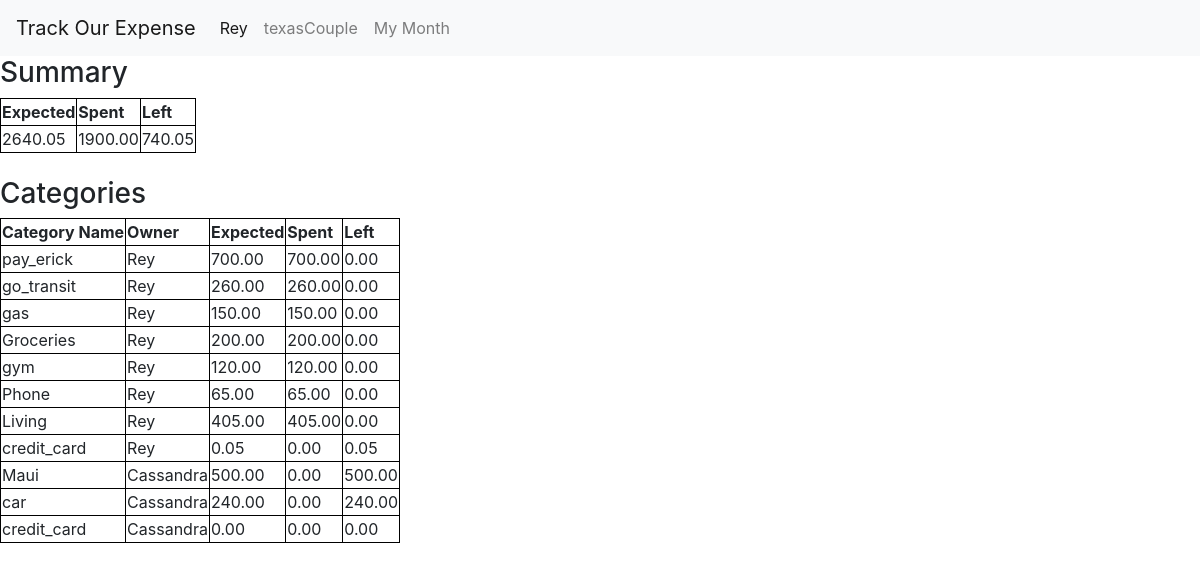
Before: /categories/group/1/1_2019/ (signed in) with the older database file.
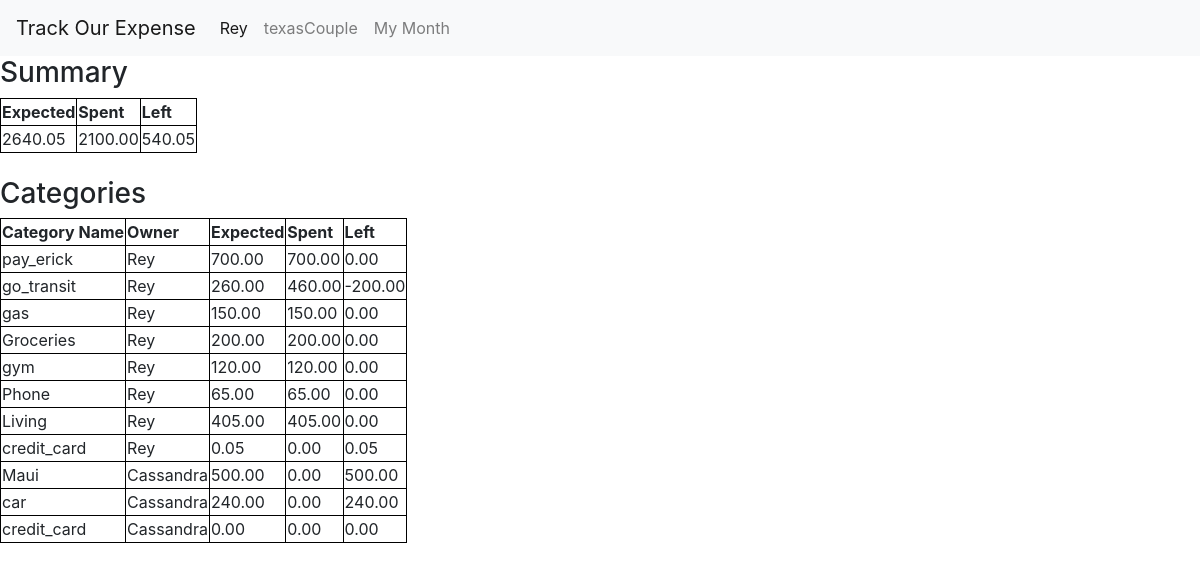
After: the same page with the newer database file.
### categories/models.py (models this page shows, shortened)
class Category(models.Model):
    category_person = models.ForeignKey(People, on_delete=models.CASCADE)
    category_name = models.CharField(max_length=200)
    category_expected = models.DecimalField(max_digits=8,decimal_places=2)
    category_spent = models.DecimalField(max_digits=8,decimal_places=2,default=0)
    category_date = models.DateField(default=datetime.datetime.now)

### people/models.py (models this page shows, shortened)
class People(models.Model):
    group_couple = models.ForeignKey(Group,on_delete=models.CASCADE)
    person_name= models.CharField(max_length=70)
    username = models.CharField(max_length=70,unique=True)

### categories/views.py (the view)
# urls.py: path("group/<int:group_id>/<int:month>_<int:year>/",views.index_team , name="team_category_index"),
def index_team(request,group_id,month,year):
    group = get_object_or_404(Group,id=group_id)
    all_people = get_list_or_404(People,group_couple=group)
    categories = []
    for person in all_people:
        if len(person.category_set.filter(category_date__month=month,category_date__year=year))>0:
            categories.extend(get_list_or_404(Category,category_person=person,category_date__month=month,category_date__year=year))
    expected,spent,left = calculate_summary(categories)
    today = datetime.datetime.today()
    current_user = get_object_or_404(People, username=request.user)
    context = {
        'categories':categories,
        'month':today.month,
        'year':today.year,
        'expected': expected,
        'spent': spent,
        'left':left,
        "current_user":current_user
    }
    today = datetime.datetime.today()
    context["this_month"] = today.month
    context["this_year"] = today.year
    return render(request, "categories/index_team.html" ,context)

### categories/templatetags/categories_extras.py (called while the page is built)
def subtract(value,arg):
    return value - arg

### categories/views.py (called while the page is built)
def calculate_summary(categories):
    expected = 0
    spent = 0
    left = 0
    for category in categories:
        expected += category.category_expected
        spent += category.category_spent
    left = expected-spent
    return expected, spent, left

### categories/templates/categories/index_team.html (shortened to what this page needs)
{% extends 'bases/header.html' %}
{% block content %}
{% load categories_extras %}
<h3>Summary {{group.group_name}}</h3>
    <table>
        <thead>
            <tr>
                <th>Expected</th>
                <th>Spent</th>
                <th>Left</th>
            </tr>
        </thead>
        <tbody>
            <tr>
                <td>{{expected}}</td>
                <td>{{spent}}</td>
                <td>{{left}}</td>
            </tr>
        </tbody>
    </table>
    <br>
<h3>Categories {{group.group_name}}</h3>
<table>
    <thead>
        <tr>
            <th>Category Name</th>
            <th>Owner</th>
            <th>Expected</th>
            <th>Spent</th>
            <th>Left</th>
        </tr>
    </thead>
    {% for category in categories %}
        <tr>
            <td>{{category.category_name}}</td>
            <td>{{category.category_person.person_name}}</td>
            <td>{{category.category_expected}}</td>
            <td>{{category.category_spent}}</td>
            <td>{{category.category_expected|subtract:category.category_spent}}</td>
        </tr>
    {% endfor %}
</table>
    {% load categories_extras %}
<br>
<br><br><br>
{% endblock %}

Changed rows visible on the page:
changed Category "go_transit": category_spent "260.00" → "460.00"; category_expected|subtract "0.00" → "-200.00"
Other visible differences:
{{ spent }}: "1900.00" → "2100.00"
{{ left }}: "740.05" → "540.05"
